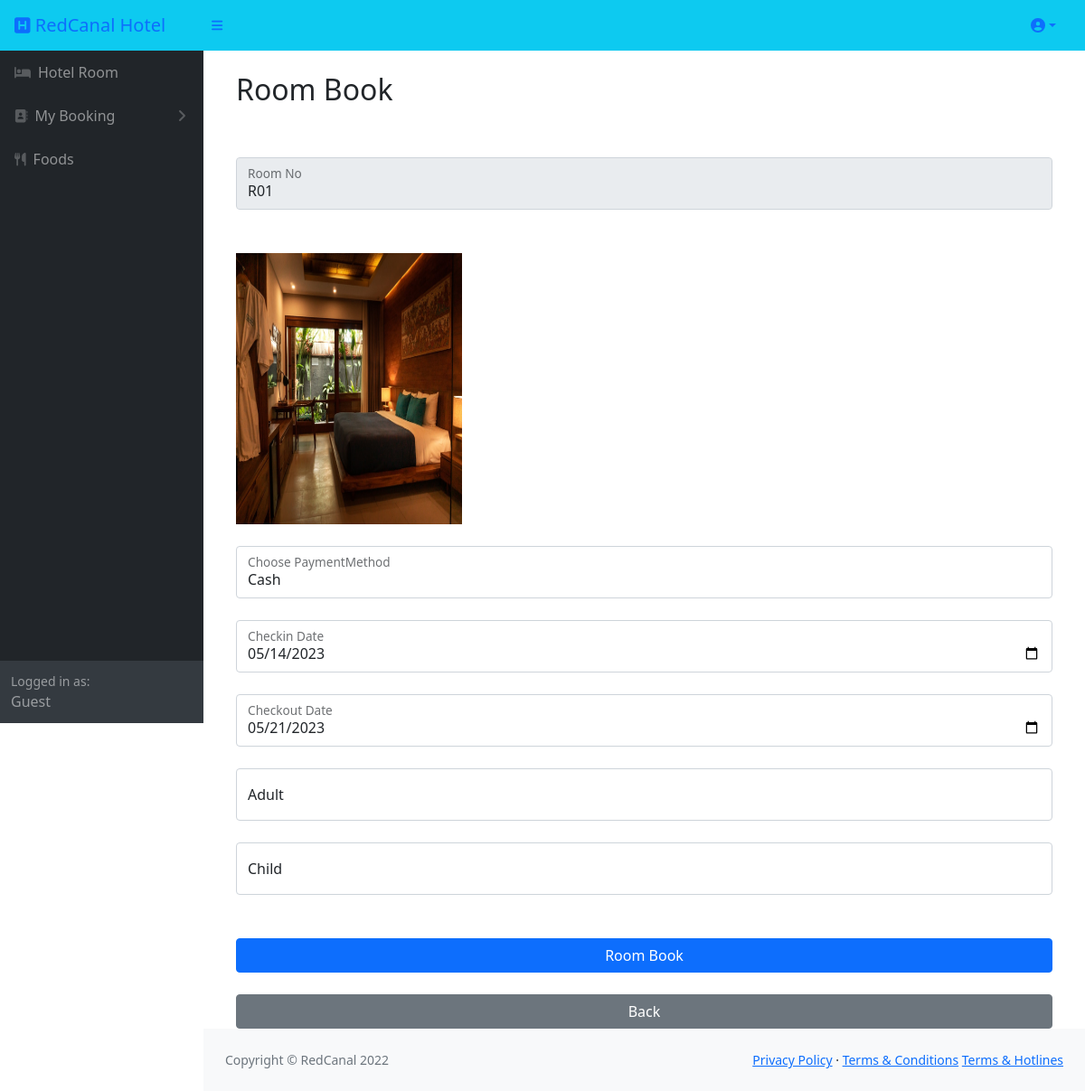
The page /roombook.php?RoomID=6 on the database its author committed.
### tables this page shows
CREATE TABLE `room_db` (
  `RoomID` int(11) NOT NULL,
  `RoomNo` varchar(50) NOT NULL,
  `RoomImage` varchar(255) NOT NULL,
  `RoomType` varchar(50) NOT NULL,
  `CategoryID` int(11) NOT NULL,
  `Prices` int(11) NOT NULL
);

### roombook.php (the view, shortened to what this page needs)
<?php
	include ("connect.php");
	$RoomID=$_GET['RoomID'];
    $select="SELECT * FROM room_db
            WHERE RoomID='$RoomID'";
    $result=mysqli_query($connection,$select);
    $callvalue=mysqli_fetch_assoc($result);
    $selectpayment="SELECT * FROM `payment_db`";
    $resultpayment=mysqli_query($connection,$selectpayment);
?>
<!DOCTYPE html>
<html lang="en">
    <head>
        <link href="https://cdn.jsdelivr.net/npm/simple-datatables@latest/dist/style.css" rel="stylesheet" />
        <link href="css/styles.css" rel="stylesheet" />
        <link rel="stylesheet" type="text/css" href="css/all.min.css">
    </head>
    <body class="sb-nav-fixed">
    	<?php include("guestheader.php");?>
        <?php include("guestsidebar.php") ?>
            <div id="layoutSidenav_content">
                <main>
                    <div class="container-fluid px-4">
                        <div class="container">
                        <form action="" method="POST">
                        <h2 class="mt-4">Room Book</h2><br>
                        <div class="form-floating mb-3 mb-md-0">
                                                        <label for="Category"></label><br>
                                                    </div>
                                                    <div class="form-floating mb-3 mb-md-0">
                                                        <input class="form-control" name="bookid" type="text" placeholder="Enter your Category" value="<?= $callvalue['RoomNo'] ?>" disabled/>
                                                        <label for="Category">Room No</label><br>
                                                    </div>
                                                    <div>
<br><img src="uploads/<?php echo $callvalue['RoomImage']; ?>" id="output" width="250" height="300">
                                                    </div><br>
                                                    <div class="form-floating mb-3 mb-md-0">
                                                        <select class="form-control" name="payment" required>
                                                            <?php while ($row = mysqli_fetch_array($resultpayment)):;?>
                <option value="<?php echo $row[0];?>"><?php echo $row[1];?></option>
                <?php endwhile; ?>
                                                        </select>
                                                        <label for="Category">Choose PaymentMethod</label><br>
                                                    </div>
                                                      <div class="form-floating mb-3 mb-md-0">
                                                        <input class="form-control" name="checkin" type="date" placeholder="Enter Checkin" value="<?php echo strftime('%Y-%m-%d',
  strtotime("now")); ?>" required/>
                                                        <label for="Category">Checkin Date</label><br>
                                                    </div>
                                                    <div class="form-floating mb-3 mb-md-0">
                                                        <input class="form-control" name="checkout" type="date" value="<?php echo strftime('%Y-%m-%d',
  strtotime('+7 days')); ?>" placeholder="Enter Checkout" required/>
                                                        <label for="Category">Checkout Date</label><br>
                                                    </div>
                                                    <div class="form-floating mb-3 mb-md-0">
                                                        <input class="form-control" name="adult" type="number" placeholder="Number of Adult" />
                                                        <label for="Category">Adult</label>
                                                    </div><br>
                                                    <div class="form-floating mb-3 mb-md-0">
                                                        <input class="form-control" name="child" type="number" placeholder="Number of Child" />
                                                        <label for="Category">Child</label>
                                                    </div><br>
                                                    <div class="mt-4 mb-0">
                                                <div class="d-grid">
<input type="submit" class="btn btn-primary btn-block" name="book" value="Room Book"><br>
<input type="button" class="btn btn-secondary btn-block" onclick="history.back();" value="Back">
                                            </div>
                                            </div></form>
                        </div>
                    </div>
                </main>
                <?php include("footer.php"); ?>
            </div>
        </div>
    </body>
</html>

### rows shown on the page
room_db: bookid "R01", RoomImage (picture)

### other values the page prints
form field payment "Cash"
